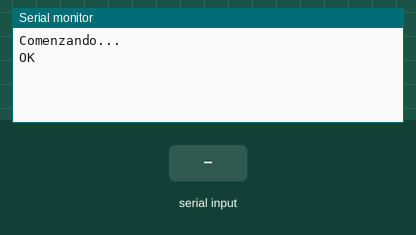
Recording of a sketch running on a simulated Arduino Mega 2560, built with avr-gcc and run on an emulated ATmega2560. Shown: the last lines printed to the serial monitor. The test bench sets the inputs (shaded band). The modem accepts every AT command (registered, SIM ready, sends succeed) and sends nothing else.

Above: at 1.2 s.
1.3 s: "1" received over the second serial link
At 2.1 s:
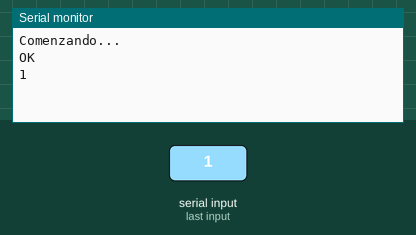
2.8 s: "0" received over the second serial link
At 3.2 s:
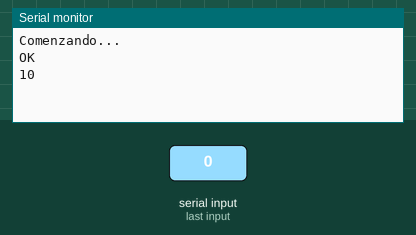

Measured:
- after the input at 1.3 s, the serial monitor: prints a new line at once (image 1)
- after the input at 2.8 s, the serial monitor: prints a new line at once (image 2)

The sketch:

control_modulo_wifi.ino
```cpp
void setup() {
  // put your setup code here, to run once:
  Serial.begin(115200);
  while(!Serial){
    ; // Espera a que el puerto se conecte. Necesario para los puertos USB nativos
  }

  Serial.println("Comenzando...");

  Serial1.begin(115200);
  Serial1.write("AT\r\n"); // Envio AT
}

void loop() {
  // put your main code here, to run repeatedly:
  if (Serial1.available()) {
    Serial.write(Serial1.read());
  }

  if (Serial.available()) {
    Serial1.write(Serial.read());
  }
}
```
